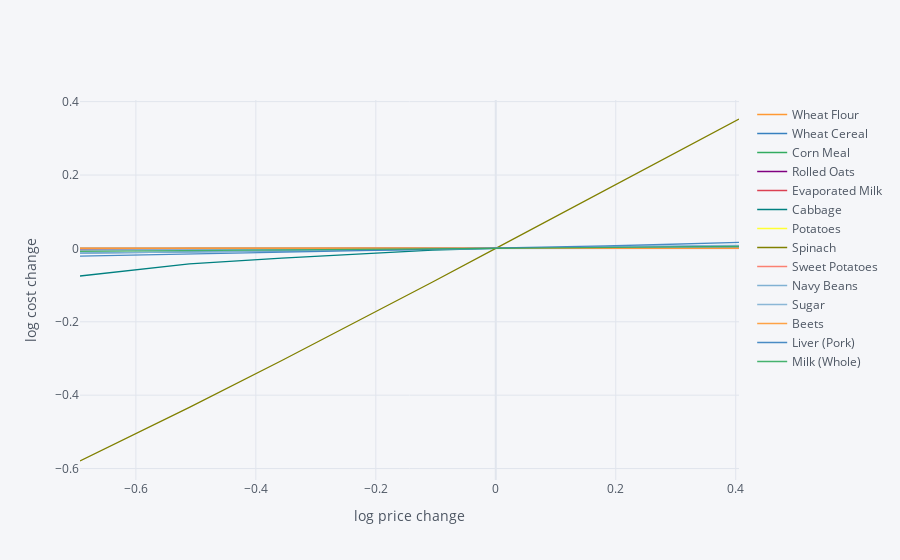

Notebook source saved alongside this figure:
### Code cell
import cufflinks as cf
cf.go_offline()

scale = [.5,.6,.7,.8,.9,1.,1.1,1.2,1.3,1.4,1.5]

cost0 = solve_subsistence_problem(FoodNutrients,Prices,diet_min[group],diet_max[group],tol=tol).fun

Price_response={}
for s in scale:
    cost = {}
    for i,p in enumerate(Prices):
        my_p = Prices.copy()
        my_p[i] = p*s
        result = solve_subsistence_problem(FoodNutrients,my_p,diet_min[group],diet_max[group],tol=tol)
        cost[Prices.index[i]] = np.log(result.fun/cost0)
    Price_response[np.log(s)] = cost

Price_response = pd.DataFrame(Price_response).T
Price_response.iplot(xTitle='log price change',yTitle='log cost change')

### Figure 1 — Plotly figure (JSON) as saved in the notebook; plotly's stock layout.template omitted (floating-point values rounded to 4 significant figures)
{"data": [{"line": {"color": "rgba(255, 153, 51, 1.0)", "dash": "solid", "shape": "linear", "width": 1.3}, "mode": "lines", "name": "Wheat Flour", "text": "", "type": "scatter", "x": [-0.6931, -0.5108, -0.3567, -0.2231, -0.1054, 0, 0.09531, 0.1823, 0.2624, 0.3365, 0.4055], "y": [-0.003485, 9.629e-08, -4.101e-10, 1.408e-09, 2.047e-09, 0, -3.512e-10, -3.344e-10, 4.441e-16, -4.57e-10, -4.206e-10]}, {"line": {"color": "rgba(55, 128, 191, 1.0)", "dash": "solid", "shape": "linear", "width": 1.3}, "mode": "lines", "name": "Wheat Cereal", "text": "", "type": "scatter", "x": [-0.6931, -0.5108, -0.3567, -0.2231, -0.1054, 0, 0.09531, 0.1823, 0.2624, 0.3365, 0.4055], "y": [-0.01277, -0.01003, -0.007295, -0.004711, -0.002353, 0, 0.002027, 0.003461, 0.004892, 0.006322, 0.006925]}, {"line": {"color": "rgba(50, 171, 96, 1.0)", "dash": "solid", "shape": "linear", "width": 1.3}, "mode": "lines", "name": "Corn Meal", "text": "", "type": "scatter", "x": [-0.6931, -0.5108, -0.3567, -0.2231, -0.1054, 0, 0.09531, 0.1823, 0.2624, 0.3365, 0.4055], "y": [6.399e-10, 3.486e-10, 1.663e-10, 4.862e-11, 4.194e-11, 0, 3.007e-10, 1.228e-08, 8.59e-08, 8.809e-08, -4.72e-10]}, {"line": {"color": "rgba(128, 0, 128, 1.0)", "dash": "solid", "shape": "linear", "width": 1.3}, "mode": "lines", "name": "Rolled Oats", "text": "", "type": "scatter", "x": [-0.6931, -0.5108, -0.3567, -0.2231, -0.1054, 0, 0.09531, 0.1823, 0.2624, 0.3365, 0.4055], "y": [5.802e-12, 3.91e-11, 4.292e-11, 7.443e-12, -8.721e-11, 0, 3.037e-10, 3.476e-10, 1.317e-09, 3.923e-09, 2.343e-08]}, {"line": {"color": "rgba(219, 64, 82, 1.0)", "dash": "solid", "shape": "linear", "width": 1.3}, "mode": "lines", "name": "Evaporated Milk", "text": "", "type": "scatter", "x": [-0.6931, -0.5108, -0.3567, -0.2231, -0.1054, 0, 0.09531, 0.1823, 0.2624, 0.3365, 0.4055], "y": [-0.003461, -0.00154, -4.147e-10, 1.554e-09, 2.825e-10, 0, 9.336e-11, 3.364e-10, 1.173e-09, 1.779e-08, 6.951e-08]}, {"line": {"color": "rgba(0, 128, 128, 1.0)", "dash": "solid", "shape": "linear", "width": 1.3}, "mode": "lines", "name": "Cabbage", "text": "", "type": "scatter", "x": [-0.6931, -0.5108, -0.3567, -0.2231, -0.1054, 0, 0.09531, 0.1823, 0.2624, 0.3365, 0.4055], "y": [-0.07518, -0.0419, -0.02662, -0.01529, -0.004914, 0, 0.001375, 0.001375, 0.001375, 0.001375, 0.001375]}, {"line": {"color": "rgba(255, 255, 51, 1.0)", "dash": "solid", "shape": "linear", "width": 1.3}, "mode": "lines", "name": "Potatoes", "text": "", "type": "scatter", "x": [-0.6931, -0.5108, -0.3567, -0.2231, -0.1054, 0, 0.09531, 0.1823, 0.2624, 0.3365, 0.4055], "y": [-4.77e-10, 1.431e-10, -1.618e-10, 4.345e-11, -4.256e-11, 0, 2.545e-09, 5.864e-08, 8.998e-08, -4.772e-10, 2.587e-08]}, {"line": {"color": "rgba(128, 128, 0, 1.0)", "dash": "solid", "shape": "linear", "width": 1.3}, "mode": "lines", "name": "Spinach", "text": "", "type": "scatter", "x": [-0.6931, -0.5108, -0.3567, -0.2231, -0.1054, 0, 0.09531, 0.1823, 0.2624, 0.3365, 0.4055], "y": [-0.5794, -0.4332, -0.3056, -0.1925, -0.0914, 0, 0.08281, 0.1588, 0.2284, 0.2925, 0.3528]}, {"line": {"color": "rgba(251, 128, 114, 1.0)", "dash": "solid", "shape": "linear", "width": 1.3}, "mode": "lines", "name": "Sweet Potatoes", "text": "", "type": "scatter", "x": [-0.6931, -0.5108, -0.3567, -0.2231, -0.1054, 0, 0.09531, 0.1823, 0.2624, 0.3365, 0.4055], "y": [-5.855e-11, 9.113e-12, 3.866e-11, 3.427e-11, -4.173e-11, 0, 3.667e-10, 2.521e-09, 2.897e-08, 9.41e-08, 5.792e-08]}, {"line": {"color": "rgba(128, 177, 211, 1.0)", "dash": "solid", "shape": "linear", "width": 1.3}, "mode": "lines", "name": "Navy Beans", "text": "", "type": "scatter", "x": [-0.6931, -0.5108, -0.3567, -0.2231, -0.1054, 0, 0.09531, 0.1823, 0.2624, 0.3365, 0.4055], "y": [-0.01288, -0.01013, -0.007585, -0.00505, -0.002522, 0, 0.002412, 0.00423, 0.006044, 0.007855, 0.007999]}, {"line": {"color": "rgba(128, 177, 211, 0.8999999999999999)", "dash": "solid", "shape": "linear", "width": 1.3}, "mode": "lines", "name": "Sugar", "text": "", "type": "scatter", "x": [-0.6931, -0.5108, -0.3567, -0.2231, -0.1054, 0, 0.09531, 0.1823, 0.2624, 0.3365, 0.4055], "y": [-0.004277, -0.00342, -0.002564, -0.001709, -0.0008539, 0, 0.0008532, 0.001706, 0.002557, 0.003408, 0.004212]}, {"line": {"color": "rgba(255, 153, 51, 0.8999999999999999)", "dash": "solid", "shape": "linear", "width": 1.3}, "mode": "lines", "name": "Beets", "text": "", "type": "scatter", "x": [-0.6931, -0.5108, -0.3567, -0.2231, -0.1054, 0, 0.09531, 0.1823, 0.2624, 0.3365, 0.4055], "y": [-1.305e-10, -1.243e-10, -9.33e-11, -6.276e-11, 5.806e-12, 0, 5.819e-09, 8.191e-08, -4.749e-10, 1.075e-07, 1.874e-07]}, {"line": {"color": "rgba(55, 128, 191, 0.8999999999999999)", "dash": "solid", "shape": "linear", "width": 1.3}, "mode": "lines", "name": "Liver (Pork)", "text": "", "type": "scatter", "x": [-0.6931, -0.5108, -0.3567, -0.2231, -0.1054, 0, 0.09531, 0.1823, 0.2624, 0.3365, 0.4055], "y": [-0.02114, -0.01566, -0.01038, -0.006757, -0.003373, 0, 0.003361, 0.006711, 0.01005, 0.01338, 0.01669]}, {"line": {"color": "rgba(50, 171, 96, 0.8999999999999999)", "dash": "solid", "shape": "linear", "width": 1.3}, "mode": "lines", "name": "Milk (Whole)", "text": "", "type": "scatter", "x": [-0.6931, -0.5108, -0.3567, -0.2231, -0.1054, 0, 0.09531, 0.1823, 0.2624, 0.3365, 0.4055], "y": [-0.00824, -0.006505, -0.004875, -0.003247, -0.001622, 0, 0.00162, 0.002992, 0.00419, 0.005386, 0.005701]}], "layout": {"legend": {"bgcolor": "#F5F6F9", "font": {"color": "#4D5663"}}, "paper_bgcolor": "#F5F6F9", "plot_bgcolor": "#F5F6F9", "title": {"font": {"color": "#4D5663"}}, "xaxis": {"gridcolor": "#E1E5ED", "showgrid": true, "tickfont": {"color": "#4D5663"}, "title": {"font": {"color": "#4D5663"}, "text": "log price change"}, "zerolinecolor": "#E1E5ED"}, "yaxis": {"gridcolor": "#E1E5ED", "showgrid": true, "tickfont": {"color": "#4D5663"}, "title": {"font": {"color": "#4D5663"}, "text": "log cost change"}, "zerolinecolor": "#E1E5ED"}}}
